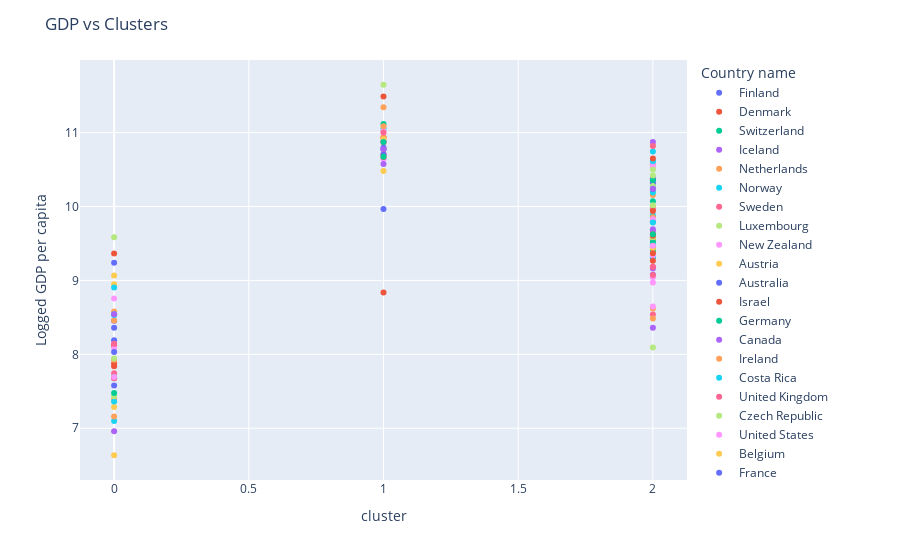

The code cell stored with this chart in its notebook:
### Code cell
# Plot the relationship between cluster and GDP

fig = px.scatter(happy_df_cluster, x='cluster', y='Logged GDP per capita',
            color = "Country name", hover_name = "Regional indicator")
       

fig.update_layout(
    title_text='GDP vs Clusters'
)
fig.show()
